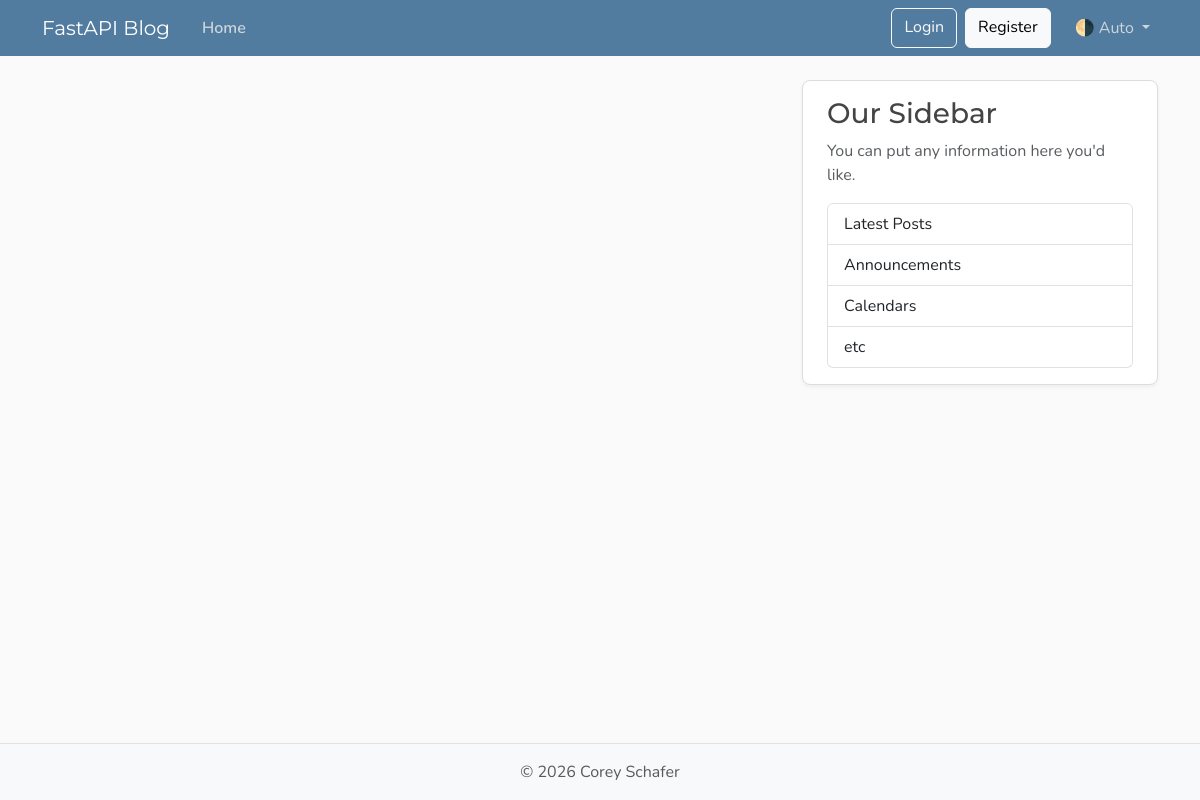
The app's page /, older data.
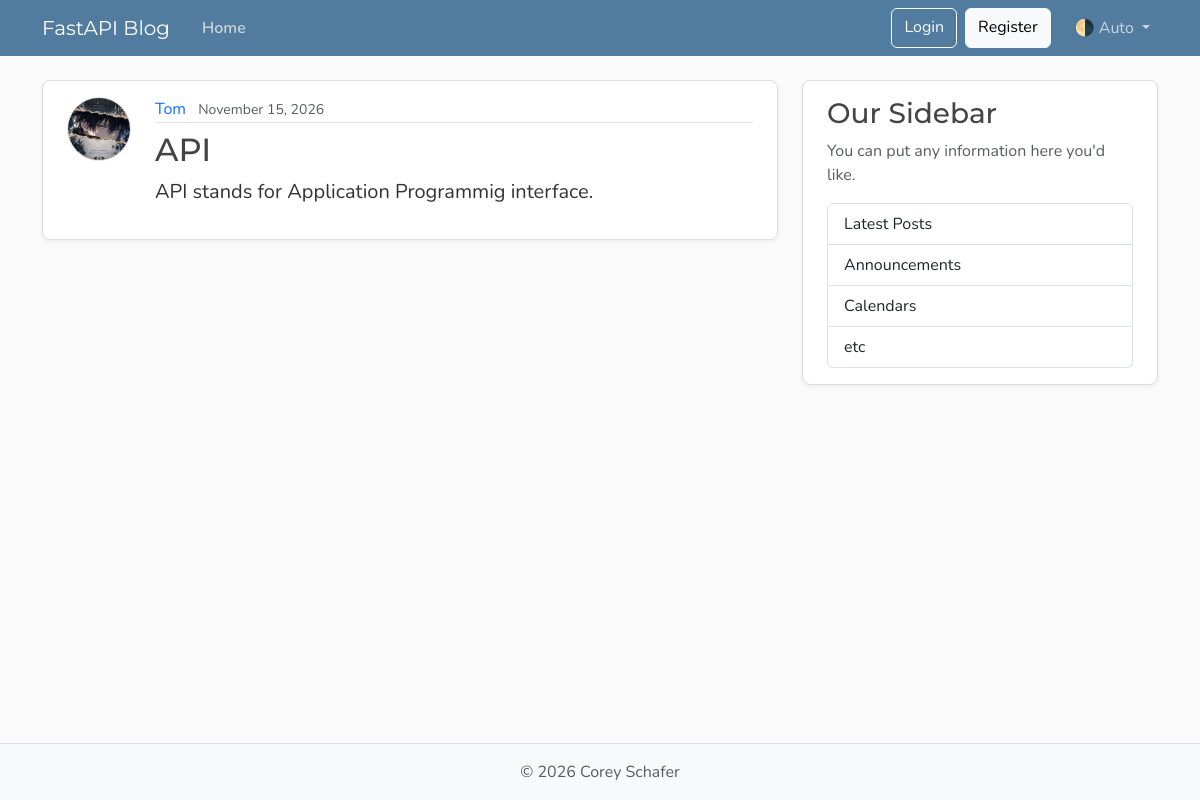
The same page, newer data.
### models.py (models this page shows, shortened)
class Post(Base):
    __tablename__ = "posts"
    id: Mapped[int] = mapped_column(Integer, primary_key=True, index=True)
    title: Mapped[str] = mapped_column(String(100), nullable=False)
    content: Mapped[str] = mapped_column(Text, nullable=False)
    user_id: Mapped[int] = mapped_column(
        ForeignKey("users.id"),
        nullable=False,
        index=True,
    )
    date_posted: Mapped[datetime] = mapped_column(
        DateTime(timezone=True),
        default=lambda: datetime.now(UTC),
    )
    author: Mapped[User] = relationship(back_populates="posts")

class User(Base):
    __tablename__ = "users"
    id: Mapped[int] = mapped_column(Integer, primary_key=True, index=True)
    username: Mapped[str] = mapped_column(String(50), unique=True, nullable=False)
    email: Mapped[str] = mapped_column(String(120), unique=True, nullable=False)
    image_file: Mapped[str | None] = mapped_column(
        String(200),
        nullable=True,
        default=None,
    )
    posts: Mapped[list[Post]] = relationship(back_populates="author", cascade="all, delete-orphan",)

### main.py (the view)
@app.get("/", include_in_schema=False, name="home")
def home(request: Request, db: Annotated[Session, Depends(get_db)]):
    result = db.execute(select(models.Post))
    posts = result.scalars().all()
    return templates.TemplateResponse(
        request,
        "home.html",
        {"posts": posts, "title":"Home"},
    )

### Templates/home.html
{% extends "layout.html" %}
{% block content %}
  {% for post in posts %}
    <article class="content-section py-3 px-4 mb-4">
      <div class="d-flex align-items-start gap-4">
        <img class="rounded-circle article-img flex-shrink-0"
             src="{{ post.author.image_path }}"
             alt="{{ post.author.username }}'s profile picture"
             width="64"
             height="64"
             loading="lazy">
        <div class="flex-grow-1">
          <div class="article-metadata mb-2">
            <a class="me-2" href="{{ url_for('user_posts', user_id=post.author.id)}}">{{ post.author.username }}</a>
            <small class="text-body-secondary">{{ post.date_posted.strftime('%B %d, %Y') }}</small>
          </div>
          <h2>
            <a class="article-title" href="{{ url_for('post_page', post_id= post.id) }}">{{ post.title }}</a>
          </h2>
          <p class="article-content">{{ post.content }}</p>
        </div>
      </div>
    </article>
  {% endfor %}
{% endblock content %}

Row changes from the older to the newer data that the page shows:
added Post: author.username "Tom", date_posted "November 15, 2026", title "API", content "API stands for Application Programmig interface."
